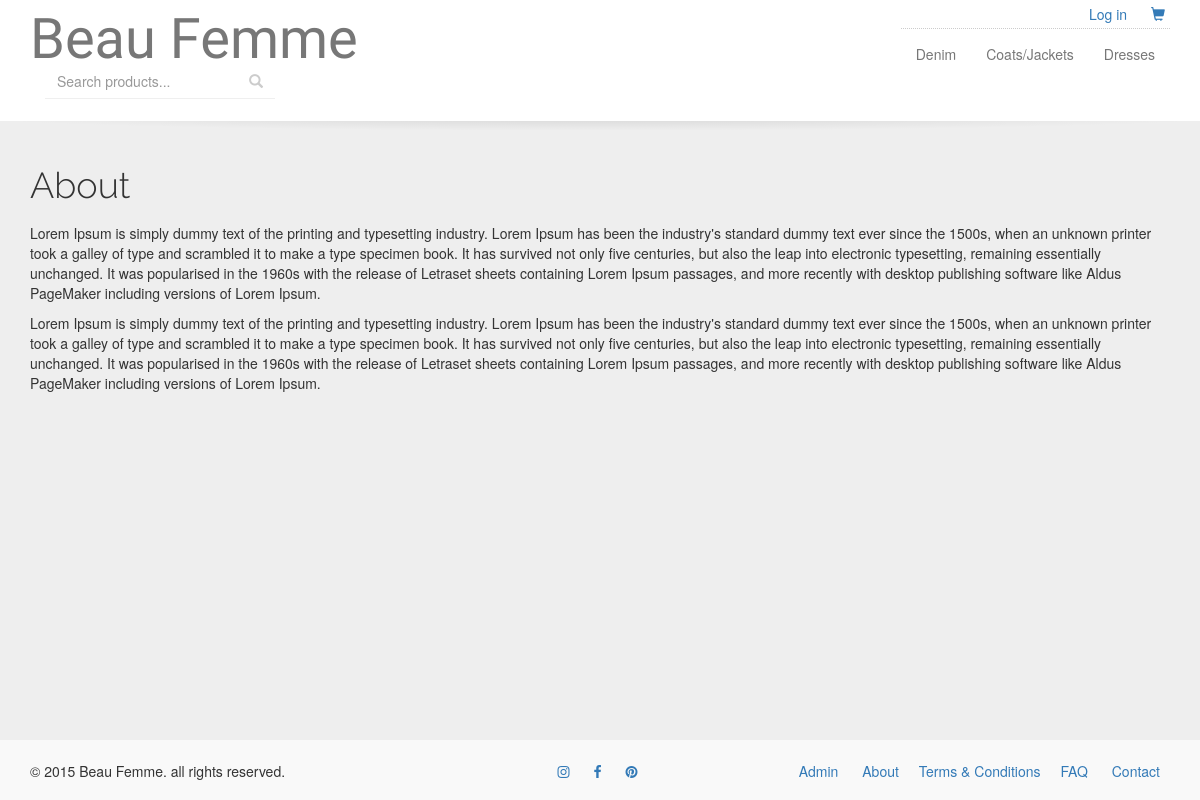
The page /page.php?pageID=1 on the database its author committed.
### tables this page shows
CREATE TABLE IF NOT EXISTS `categories` (
  `category_name` varchar(30) NOT NULL,
  `category_id` int(5) NOT NULL AUTO_INCREMENT,
  `category_description` text NOT NULL,
  PRIMARY KEY (`category_id`),
  KEY `catID` (`category_id`),
  KEY `category_id` (`category_id`),
  KEY `category_id_2` (`category_id`)
);

CREATE TABLE IF NOT EXISTS `pages` (
  `page_id` int(3) NOT NULL AUTO_INCREMENT,
  `page_name` varchar(35) NOT NULL,
  `page_description` text NOT NULL,
  PRIMARY KEY (`page_id`)
);

### page.php (the view, shortened to what this page needs)
<?php
  $sitePath = $_SERVER['DOCUMENT_ROOT']."crafts";
?>
<?php include_once($sitePath."/inc/_header.php"); ?>
<?php include_once($sitePath."/user/nav.php"); ?>
<?php include_once($sitePath."/inc/_dbconnect.php"); ?>
<?php
if(isset($_GET['pageID'])) {
  $page_ID = $_GET['pageID'];
  $sql= "SELECT * FROM pages where page_id = '$page_ID'";
  $result = mysqli_query($con, $sql);
  $itemcount = mysqli_num_rows($result);
  if ($itemcount > 0) {
?>
<?php
      while ($row = mysqli_fetch_array($result)) {
          $itemName= $row["page_name"];
          $itemDesc= $row["page_description"];
  ?>
          <h1><?php echo $itemName; ?></h1>
          <?php echo $itemDesc; ?>
  <?php
      }
?>
<?php
    } else {
      echo ('No page to display');
    }
  }
?>
<?php include_once($sitePath."/inc/_footer.php"); ?>

### user/nav.php (shortened to what this page needs)
<?php
  $sitePath = $_SERVER['DOCUMENT_ROOT']."crafts";
?>
<?php include_once($sitePath."/inc/_dbconnect.php"); ?>
<?php
  $usermenu="";
  if (!isset($_SESSION["user"])) {
      $usermenu = "<li><a href='".$host."user/account.php'>Log in</a></li>";
  }
  else{
       $usermenu = "<li>Welcome!</li>
                    <li><a href='".$host."user/account.php'>Account</a></li>
                    <li><a href='".$host."user/logout.php'>Log out</a></li>";
  }
?>
<?php
  $sql= "SELECT * FROM categories";
  $result = mysqli_query($con, $sql);
  $itemcount = mysqli_num_rows($result);
  $categoryIDs=array();
  if ($itemcount>0) {
    while ($row = mysqli_fetch_array($result)) {
        $categoryIDs[] = $row['category_id'];
      }
  }
  $catlist="";
  foreach ($categoryIDs as $catID) {
      $sql0= "SELECT * FROM categories WHERE category_id = $catID";
      $result0 = mysqli_query($con, $sql0);
      $itemcount0 = mysqli_num_rows($result0);
      if ($itemcount0>0) {
        while ($row0 = mysqli_fetch_array($result0)) {
            $categoryName= $row0["category_name"];
            $catlist.="<li><a href='".$host."category.php?catID=$catID'>".$categoryName."</a></li>";
        }
      }
  }
?>
<nav class="navbar navbar-default ">
<div class="container">
  <div class="row">
    <div class="col-sm-6">
          <div class="branding">
            <div class="navbar-header">
              <a class="navbar-brand" href="<?php echo $host.'home.php'; ?>">Beau Femme</a>
            </div>
            <form class="navbar-form" method="GET" action="search.php">
              <div class="input-group">
                <input type="text" class="form-control" name="query" placeholder="Search products..." required>
                <span class="input-group-btn">
                  <button class="btn btn-link" type="submit"><span class="glyphicon glyphicon-search"></span></button>
                </span>
              </div>
            </form>
        </div>
    </div>
    <div class="col-sm-6">
      <div class="topnav">
       <ul class="list-inline text-right m-a-0">
          <?php echo $usermenu; ?>
          <li class=""><a href="<?php echo $host.'cart.php';?> "><span class="glyphicon glyphicon-shopping-cart"></span></a></li>
       </ul>
      </div>
      <div class="collapse navbar-collapse" id="navbar">
            <ul class="nav navbar-nav navbar-right">
                  <?php echo $catlist; ?>
            </ul>
      </div>
    </div>
  </div>
</div>
</nav>
<div class="container">

### inc/_footer.php (shortened to what this page needs)
</div>
<?php
  $sql= "SELECT * FROM pages";
  $result = mysqli_query($con, $sql);
  $itemcount = mysqli_num_rows($result);
  $pageIDs=array();
  if ($itemcount>0) {
    while ($row = mysqli_fetch_array($result)) {
        $pageIDs[] = $row['page_id'];
      }
  }
  $pagelist="";
  foreach ($pageIDs as $pageID) {
      $sql0= "SELECT * FROM pages WHERE page_id = $pageID";
      $result0 = mysqli_query($con, $sql0);
      $itemcount0 = mysqli_num_rows($result0);
      if ($itemcount0>0) {
        while ($row0 = mysqli_fetch_array($result0)) {
            $pageName= $row0["page_name"];
            $pagelist.="<li><a href='".$host."page.php?pageID=$pageID'>".$pageName."</a></li>";
        }
      }
  }
?>
<footer>
	<div class="container">
		<div class="row">
			<div class="col-sm-5">&copy; 2015 Beau Femme. all rights reserved.</div>
			<div class="col-sm-2 text-center">
				<ul class="list-inline">
					<li><a href="#"><i class="fa fa-instagram"></i></a></li>
					<li><a href="#"><i class="fa fa-facebook"></i></a></li>
					<li><a href="#"><i class="fa fa-pinterest"></i></a></li>
				</ul>
			</div>
			<div class="col-sm-5 text-right">
				<ul class="list-inline">
					<li><a href="<?php echo $host."admin"; ?>">Admin</a></li>
					<?php echo $pagelist; ?>
					<li><a href="<?php echo $host."contact.php"; ?>">Contact</a></li>
				</ul>
			</div>
		</div>
	</div>
</footer>
<body>

### style.css (style rules this page uses)
html { position: relative; min-height: 100%; }
body { background-color: #eee; height: 100%; margin-bottom: 80px; }
body > footer { position: absolute; bottom: 0; width: 100%; height: 60px; padding: 1.5em 0; background-color: #f9f9f9; z-index: 1; margin-top: 2em; }
.container { position: relative; }
h1,h2 { font-family: 'Raleway', sans-serif; font-weight: 300; }
h1 { margin: 1em 0 0.5em; }
.m-a-0 { margin: 0; }
.btn, .form-control { border-radius: 0; }
.list-inline.text-right { margin-right: -5px; }
.list-inline li { margin: 0 5px; }
.topnav { padding: 0.3em 0; }
.branding { padding: 1em 0 }
.navbar { border-radius: 0; border: none; position: relative; z-index: 2; }
.navbar-collapse { border:none!important }
.navbar-default { background: #fff; }
.navbar-brand { font-family: 'Qwigley', cursive; font-size: 4em; }
.navbar-form .form-control, .navbar-form .btn { background: transparent; border:none; box-shadow: none; }
.navbar-form .btn { color: #ccc; }
.navbar-form .input-group { border-bottom: 1px solid rgba(190,190,190,0.25); }
@media (min-width: 768px) { .nav { border-top:1px dotted #ccc; } }

### rows shown on the page
categories: category_name "Denim"
categories: category_name "Coats/Jackets"
categories: category_name "Dresses"
pages: page_name "About", page_description "Lorem Ipsum is simply dummy text of the printing and typesetting industry. Lorem Ipsum has been the industry's standard dummy text ever since the 1500s, when an unknown printer took a galley of type and scrambled it to make a type specimen book. It has survived not only five centuries, but also the leap into electronic typesetting, remaining essentially unchanged. It was popularised in the 1960s with the release of Letraset sheets containing Lorem Ipsum passages, and more recently with desktop publishing software like Aldus PageMaker including versions of Lorem Ipsum. Lorem Ipsum is simply dummy text of the printing and typesetting industry. Lorem Ipsum has been the industry's standard…"
pages: page_name "Terms & Conditions"
pages: page_name "FAQ"
